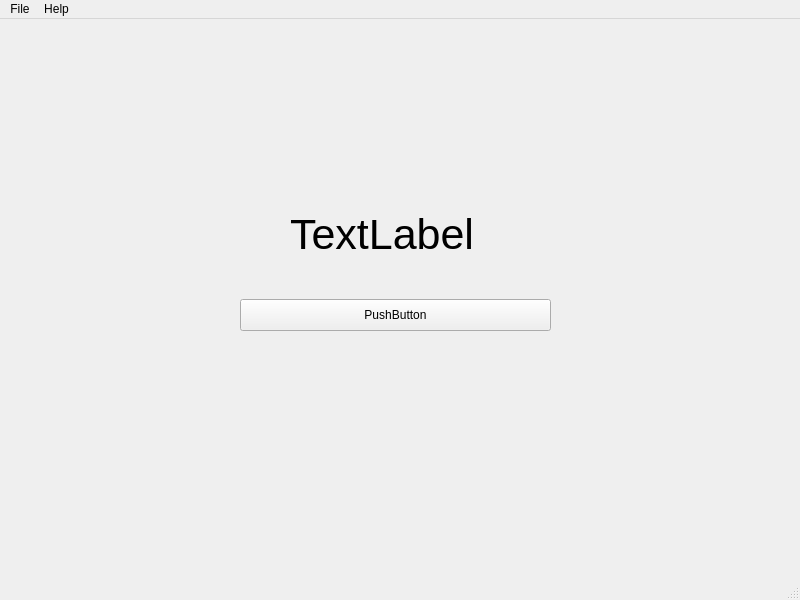
<?xml version="1.0" encoding="UTF-8"?>
<ui version="4.0">
 <class>MainWindow</class>
 <widget class="QMainWindow" name="MainWindow">
  <property name="geometry">
   <rect>
    <x>0</x>
    <y>0</y>
    <width>800</width>
    <height>600</height>
   </rect>
  </property>
  <property name="windowTitle">
   <string>MainWindow</string>
  </property>
  <widget class="QWidget" name="centralwidget">
   <widget class="QPushButton" name="pushButton">
    <property name="geometry">
     <rect>
      <x>240</x>
      <y>280</y>
      <width>311</width>
      <height>32</height>
     </rect>
    </property>
    <property name="text">
     <string>PushButton</string>
    </property>
   </widget>
   <widget class="QLabel" name="label">
    <property name="geometry">
     <rect>
      <x>290</x>
      <y>180</y>
      <width>241</width>
      <height>71</height>
     </rect>
    </property>
    <property name="font">
     <font>
      <pointsize>32</pointsize>
     </font>
    </property>
    <property name="layoutDirection">
     <enum>Qt::LeftToRight</enum>
    </property>
    <property name="text">
     <string>TextLabel</string>
    </property>
   </widget>
  </widget>
  <widget class="QMenuBar" name="menubar">
   <property name="geometry">
    <rect>
     <x>0</x>
     <y>0</y>
     <width>800</width>
     <height>22</height>
    </rect>
   </property>
   <widget class="QMenu" name="menuFile">
    <property name="title">
     <string>File</string>
    </property>
   </widget>
   <widget class="QMenu" name="menuHelp">
    <property name="title">
     <string>Help</string>
    </property>
   </widget>
   <addaction name="menuFile"/>
   <addaction name="menuHelp"/>
  </widget>
  <widget class="QStatusBar" name="statusbar"/>
 </widget>
 <resources/>
 <connections/>
</ui>
